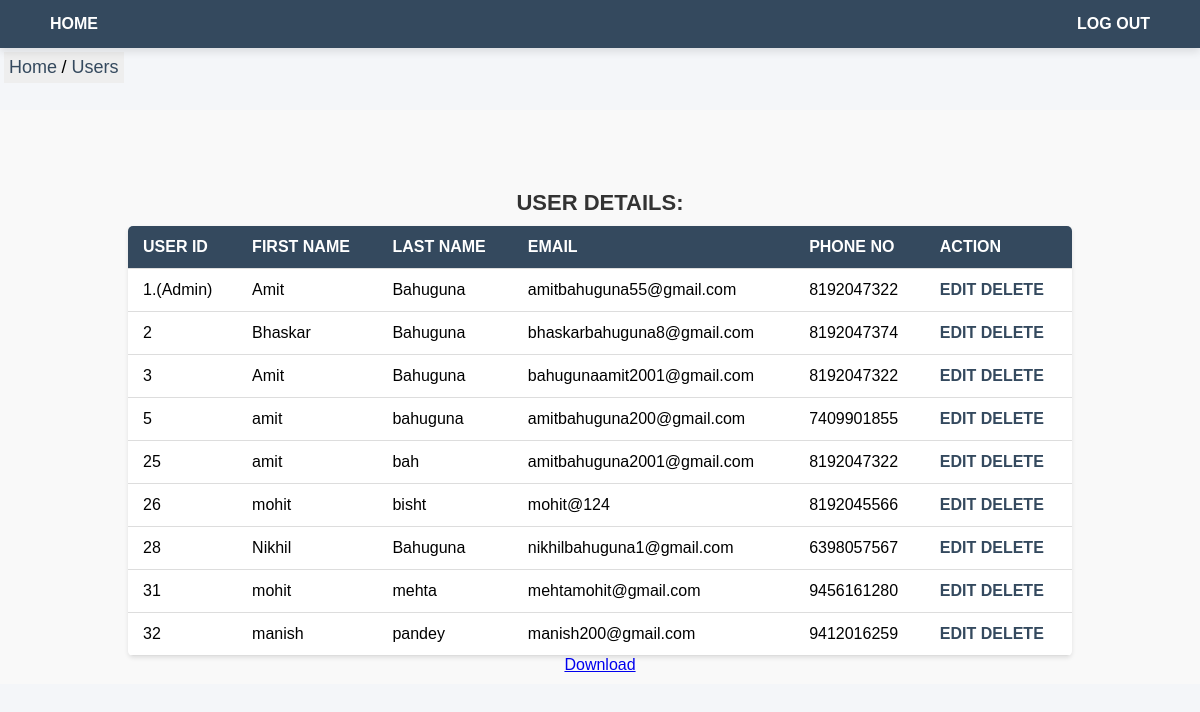
Page /src/view/users.php (signed in) on the committed database.
### tables this page shows
CREATE TABLE `user` (
  `user_id` int NOT NULL,
  `fname` varchar(50) NOT NULL,
  `lname` varchar(50) DEFAULT NULL,
  `mail` varchar(50) NOT NULL,
  `phone_no` varchar(10) NOT NULL,
  `password` varchar(10) NOT NULL,
  `admin` int NOT NULL DEFAULT '0'
);

### src/controller/user_controller.php (called while the page is built, shortened)
<?php
require ("/var/www/html/result-management/src/view/connection.php");
class UserController{
    private $connection;
    function __construct(){
        $mysqlconnection= new MysqlConnection();
        $this->connection = $mysqlconnection->get_connection();
    }
function get_users(){
$users=[];
$user_query = "SELECT user_id, fname, lname, mail, phone_no, admin  FROM user";
$result = $this ->connection->query($user_query);
if ($result->num_rows > 0) {
    while ($row = $result->fetch_assoc()) {
        $user_id = $row['user_id'];
        $firstname = $row['fname'];
        $lastname = $row['lname'];
        $mail = $row['mail'];
        $mobile_no = $row['phone_no'];
        $admin= $row['admin'];
        $user= new User ( $user_id,$firstname,$lastname,$mail,$mobile_no,"",$admin);
        $users[]=$user;
}
}
return $users;
}
}
?>

### src/view/connection.php (called while the page is built, shortened)
<?php
class MysqlConnection{
    private $conn ;
   function __construct (){
    $this->conn = new mysqli("localhost", "amit", "amit", "result_management");
   }
function get_connection(){
    return $this->conn ;
}
}
?>

### src/model/user.php (called while the page is built, shortened)
<?php
class User {
private $user_id;
private $first_name;
private $last_name;
private $email;
private $phone_no;
private $admin;
function __construct($user_id, $first_name,$last_name,$email,$phone_no,$password,$admin){
    $this->user_id = $user_id;
    $this->first_name = $first_name;
    $this ->last_name = $last_name;
    $this ->email = $email;
    $this ->phone_no = $phone_no;
    $this -> admin = $admin;
}
function get_user_id(){
    return $this -> user_id;
}
function get_first_name(){
    return $this ->first_name;
}
function get_last_name(){
    return $this ->last_name;
}
function get_email(){
    return $this->email;
}
function get_phone_no(){
    return $this ->phone_no;
}
    function get_admin(){
        return $this ->admin;
    }
}

### src/view/users.php (the view, shortened to what this page needs)
<?php
    include "header.php";
    require_once("../controller/user_controller.php");
?>
<!DOCTYPE html>
<html lang="en">
<link rel="stylesheet" href="/result-management/src/assets/css/manageuser.css">
<head>
</head>
<body>
<div class="breadcrumb">
        <ul class="breadcrumb">
            <li><a href="/result-management/src/index.php">Home</a></li>
            <li><a href="users.php">Users</a></li>
        </ul>
    </div>
    <div class="users">
    <?php
       $controller= new UserController();
       $users = $controller->get_users();
       if ($users) {
            echo "<h2>USER DETAILS:</h2>";
            echo "<table>";
            echo "<tr><th>USER ID</th><th>FIRST NAME</th><th>LAST NAME</th><th>EMAIL</th><th>PHONE NO</th><th>ACTION</th></tr>";
            foreach ($users as $user) {
                $userid=$user->get_user_id();
                $fname= $user->get_first_name();
                $lname= $user->get_last_name();
                $mail= $user->get_email();
                $phone_no=$user->get_phone_no();
                $admin=$user->get_admin();
            echo "<tr>";
            if($admin==1){
                echo "<td>{$userid}.(Admin)</td>";
            }
            else{
            echo "<td>{$userid}</td>";
        }
            echo "<td>{$fname}</td>";
            echo "<td>{$lname}</td>";
            echo "<td>{$mail}</td>";
            echo "<td>{$phone_no}</td>";
            echo "<td><a href='edit_user.php?user_id={$userid}'>EDIT</a> <a href='delete.php?user_id={$userid}'>DELETE</a></td>";
            echo "</tr>";
        }
            echo "</table>";
            echo "<a href='save_users.php'>Download</a>";
        } else {
            echo "<p>No results available.</p>";
        }
    ?>
    </div>
</body>
</html>

### src/assets/css/header.css (style rules this page uses)
* { margin: 0; padding: 0; box-sizing: border-box; }
body { font-family: 'Poppins', sans-serif; background-color: #f4f6f9; }
.breadcrumb { position: absolute; left: 2px; width: max-content; top: 26px; }
ul.breadcrumb { padding: 5px 5px; list-style: none; background-color: #eee; display: inline-block; }
ul.breadcrumb li { display: inline; font-size: 18px; }
ul.breadcrumb li+li:before { padding: 0px; color: black; content: "/\00a0"; }
ul.breadcrumb li a { color: #34495e; text-decoration: none; }

### src/assets/css/manageuser.css (style rules this page uses)
.users { font-family: 'Arial', sans-serif; background-color: #f9f9f9; margin-top: 110px; padding: 10px; display: flex; justify-content: center; align-items: center; flex-direction: column; }
h2 { font-size: 24px; text-align: center; margin-bottom: 20px; }
table { width: 80%; border-collapse: collapse; margin: auto; font-size: 16px; background-color: #fff; border-radius: 5px; box-shadow: 0 2px 4px rgba(0, 0, 0, 0.1); overflow: hidden; }
table th, table td { padding: 12px 15px; text-align: left; border-bottom: 1px solid #ddd; }
table th { background-color: #34495e; color: white; font-weight: bold; }
table a { color: #34495e; text-decoration: none; font-weight: bold; }
h2 { color: #333; font-size: 22px; margin-bottom: 10px; margin-top: 70px; }

### rows in the picture
user: admin "1", fname "Amit", lname "Bahuguna", mail "amitbahuguna55@gmail.com", phone_no "8192047322"
user: user_id "2", fname "Bhaskar", lname "Bahuguna", mail "bhaskarbahuguna8@gmail.com", phone_no "8192047374"
user: user_id "3", fname "Amit", lname "Bahuguna", mail "bahugunaamit2001@gmail.com", phone_no "8192047322"
user: user_id "5", fname "amit", lname "bahuguna", mail "amitbahuguna200@gmail.com", phone_no "7409901855"
user: user_id "25", fname "amit", lname "bah", mail "amitbahuguna2001@gmail.com", phone_no "8192047322"
user: user_id "26", fname "mohit", lname "bisht", mail "mohit@124", phone_no "8192045566"
user: user_id "28", fname "Nikhil", lname "Bahuguna", mail "nikhilbahuguna1@gmail.com", phone_no "6398057567"
user: user_id "31", fname "mohit", lname "mehta", mail "mehtamohit@gmail.com", phone_no "9456161280"
user: user_id "32", fname "manish", lname "pandey", mail "manish200@gmail.com", phone_no "9412016259"
